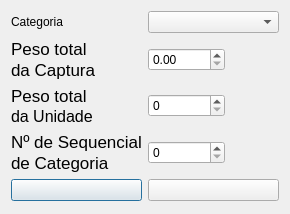
<?xml version="1.0" encoding="UTF-8"?>
<ui version="4.0">
 <class>frmCatComercialAmostra</class>
 <widget class="QDialog" name="frmCatComercialAmostra">
  <property name="geometry">
   <rect>
    <x>0</x>
    <y>0</y>
    <width>290</width>
    <height>214</height>
   </rect>
  </property>
  <property name="windowTitle">
   <string>Categoria Comercial</string>
  </property>
  <layout class="QGridLayout" name="gridLayout_2">
   <item row="7" column="0">
    <widget class="QLabel" name="label_10">
     <property name="text">
      <string>&lt;!DOCTYPE HTML PUBLIC &quot;-//W3C//DTD HTML 4.0//EN&quot; &quot;http://www.w3.org/TR/REC-html40/strict.dtd&quot;&gt;
&lt;html&gt;&lt;head&gt;&lt;meta name=&quot;qrichtext&quot; content=&quot;1&quot; /&gt;&lt;style type=&quot;text/css&quot;&gt;
p, li { white-space: pre-wrap; }
&lt;/style&gt;&lt;/head&gt;&lt;body style=&quot; font-family:'.SF NS Text'; font-size:13pt; font-weight:400; font-style:normal;&quot;&gt;
&lt;p style=&quot; margin-top:0px; margin-bottom:0px; margin-left:0px; margin-right:0px; -qt-block-indent:0; text-indent:0px;&quot;&gt;Nº de Sequencial&lt;/p&gt;
&lt;p style=&quot; margin-top:1px; margin-bottom:1px; margin-left:0px; margin-right:0px; -qt-block-indent:0; text-indent:0px;&quot;&gt;de Categoria&lt;/p&gt;&lt;/body&gt;&lt;/html&gt;</string>
     </property>
    </widget>
   </item>
   <item row="2" column="1">
    <widget class="QDoubleSpinBox" name="DSBPeso_total_captura">
     <property name="maximum">
      <double>10000.989999999999782</double>
     </property>
    </widget>
   </item>
   <item row="8" column="0" colspan="3">
    <layout class="QGridLayout" name="gridLayout">
     <item row="0" column="0">
      <widget class="QPushButton" name="PBSalvar">
       <property name="text">
        <string/>
       </property>
       <property name="icon">
        <iconset resource="icons.qrc">
         <normaloff>:/newPrefix/Icons/002-save.png</normaloff>:/newPrefix/Icons/002-save.png</iconset>
       </property>
      </widget>
     </item>
     <item row="0" column="1">
      <widget class="QPushButton" name="PBCancelar">
       <property name="text">
        <string/>
       </property>
       <property name="icon">
        <iconset resource="icons.qrc">
         <normaloff>:/newPrefix/Icons/003-error.png</normaloff>:/newPrefix/Icons/003-error.png</iconset>
       </property>
      </widget>
     </item>
    </layout>
   </item>
   <item row="7" column="1">
    <widget class="QSpinBox" name="SBN_Seq_Categoria">
     <property name="maximum">
      <number>10000</number>
     </property>
    </widget>
   </item>
   <item row="2" column="0">
    <widget class="QLabel" name="label_22">
     <property name="font">
      <font>
       <pointsize>12</pointsize>
      </font>
     </property>
     <property name="text">
      <string>&lt;!DOCTYPE HTML PUBLIC &quot;-//W3C//DTD HTML 4.0//EN&quot; &quot;http://www.w3.org/TR/REC-html40/strict.dtd&quot;&gt;
&lt;html&gt;&lt;head&gt;&lt;meta name=&quot;qrichtext&quot; content=&quot;1&quot; /&gt;&lt;style type=&quot;text/css&quot;&gt;
p, li { white-space: pre-wrap; }
&lt;/style&gt;&lt;/head&gt;&lt;body style=&quot; font-family:'.SF NS Text'; font-size:12pt; font-weight:400; font-style:normal;&quot;&gt;
&lt;p style=&quot; margin-top:1px; margin-bottom:1px; margin-left:0px; margin-right:0px; -qt-block-indent:0; text-indent:0px;&quot;&gt;&lt;span style=&quot; font-size:13pt;&quot;&gt;Peso total&lt;/span&gt;&lt;/p&gt;
&lt;p style=&quot; margin-top:1px; margin-bottom:1px; margin-left:0px; margin-right:0px; -qt-block-indent:0; text-indent:0px;&quot;&gt;&lt;span style=&quot; font-size:13pt;&quot;&gt;da Captura&lt;/span&gt;&lt;/p&gt;&lt;/body&gt;&lt;/html&gt;</string>
     </property>
    </widget>
   </item>
   <item row="1" column="1" colspan="2">
    <widget class="QComboBox" name="CBCategoria"/>
   </item>
   <item row="1" column="0">
    <widget class="QLabel" name="label_3">
     <property name="text">
      <string>Categoria</string>
     </property>
    </widget>
   </item>
   <item row="3" column="0">
    <widget class="QLabel" name="label_23">
     <property name="font">
      <font>
       <pointsize>12</pointsize>
      </font>
     </property>
     <property name="text">
      <string>&lt;!DOCTYPE HTML PUBLIC &quot;-//W3C//DTD HTML 4.0//EN&quot; &quot;http://www.w3.org/TR/REC-html40/strict.dtd&quot;&gt;
&lt;html&gt;&lt;head&gt;&lt;meta name=&quot;qrichtext&quot; content=&quot;1&quot; /&gt;&lt;style type=&quot;text/css&quot;&gt;
p, li { white-space: pre-wrap; }
&lt;/style&gt;&lt;/head&gt;&lt;body style=&quot; font-family:'.SF NS Text'; font-size:12pt; font-weight:400; font-style:normal;&quot;&gt;
&lt;p style=&quot; margin-top:1px; margin-bottom:1px; margin-left:0px; margin-right:0px; -qt-block-indent:0; text-indent:0px;&quot;&gt;&lt;span style=&quot; font-size:13pt;&quot;&gt;Peso total&lt;/span&gt;&lt;/p&gt;
&lt;p style=&quot; margin-top:1px; margin-bottom:1px; margin-left:0px; margin-right:0px; -qt-block-indent:0; text-indent:0px;&quot;&gt;da Unidade&lt;/p&gt;&lt;/body&gt;&lt;/html&gt;</string>
     </property>
    </widget>
   </item>
   <item row="3" column="2">
    <spacer name="horizontalSpacer">
     <property name="orientation">
      <enum>Qt::Horizontal</enum>
     </property>
     <property name="sizeHint" stdset="0">
      <size>
       <width>40</width>
       <height>20</height>
      </size>
     </property>
    </spacer>
   </item>
   <item row="3" column="1">
    <widget class="QSpinBox" name="SBPesoUnidade">
     <property name="maximum">
      <number>10000</number>
     </property>
    </widget>
   </item>
  </layout>
 </widget>
 <resources>
  <include location="icons.qrc"/>
 </resources>
 <connections/>
</ui>
